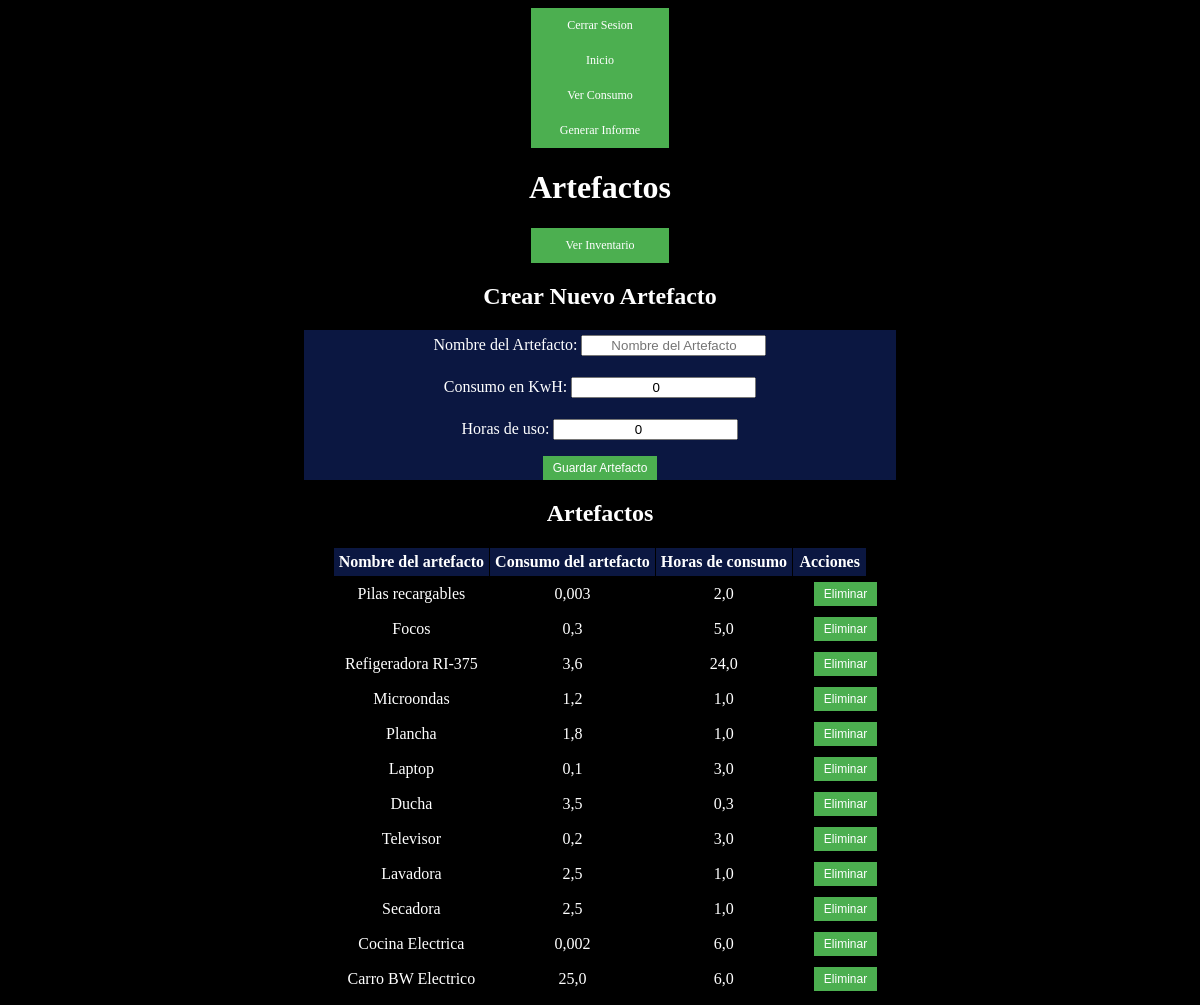
The page /paginaUsuario/inventario/artefactos/ (signed in) on the database its author committed.
### energy/models.py (models this page shows, shortened)
class Artefactos(models.Model):
    user = models.ForeignKey(User, on_delete=models.CASCADE)
    nombreArtefacto = models.CharField(max_length=20)
    consumoKwH = models.FloatField(default=0)
    horasDeUso = models.FloatField(default=0)

### energy/views.py (the view, shortened to what this page needs)
# urls.py: path('paginaUsuario/inventario/artefactos/', artefacto, name="artefacto"),
def artefacto(request):
    if request.user.is_authenticated:
        artefactos = Artefactos.objects.filter(user=request.user)
        if request.method == 'GET':
            form = ArtefactosForm()
            return render(request, 'energy/home/artefactos.html', {
                'form': form,
                'artefactos': artefactos,
            })
    return render(request, 'energy/home/artefactos.html', {
        'eliminar': eliminarArtefacto,
        })

### energy/forms.py
class ArtefactosForm(forms.ModelForm):
    class Meta:
        model = Artefactos
        fields = ('nombreArtefacto', 'consumoKwH', 'horasDeUso')
        widgets = {
            'nombreArtefacto': forms.TextInput(
                attrs={
                    'placeholder': 'Nombre del Artefacto'
                }
            ),
            'consumoKwH': forms.NumberInput(
                attrs={
                    'placeholder': 'Consumo en KwH'
                }
            ),
            'horasDeUso': forms.NumberInput(
                attrs={
                    'placeholder': 'Horas de uso'
                }
            )
        }
        labels = {
            'nombreArtefacto': 'Nombre del Artefacto',
            'consumoKwH': 'Consumo en KwH',
            'horasDeUso': 'Horas de uso',
        }

### energy/templates/energy/home/artefactos.html (shortened to what this page needs)
<html>
<head>
</head>
<body>
<a href="{% url 'cerrarSesion' %}">Cerrar Sesion</a>
<a href="{% url 'paginaUsuario' %}">Inicio</a>
<a href="{% url 'proyecciones' %}">Ver Consumo</a>
<a href="{% url 'informe' %}">Generar Informe</a>
    <h1>Artefactos</h1>
<a href="{% url 'inventario' %}">Ver Inventario</a>
<h2>Crear Nuevo Artefacto</h2>
<form method="post" action="{% url 'artefacto' %}">
  {{ form.as_p }}
  <button type="submit">Guardar Artefacto</button>
</form>
<h2>Artefactos</h2>
<table>
  <tr>
    <th>Nombre del artefacto</th>
    <th>Consumo del artefacto</th>
    <th>Horas de consumo</th>
    <th>Acciones</th>
  </tr>
  {% for artefacto in artefactos %}
    <tr>
        <td>{{ artefacto.nombreArtefacto }}</td>
        <td>{{ artefacto.consumoKwH }}</td>
        <td>{{ artefacto.horasDeUso }}</td>
        <td>
        <form method="post" action="{% url 'eliminarArtefacto' artefacto.id %}">
          <button type="submit">Eliminar</button>
        </form>
        </td>
  {% endfor %}
</table>
</body>
</html>

### energy/templates/energy/home/artefactos.html (style rules this page uses)
body { background-color: black; color: white; }
table, th, td { flex: fit-content; text-align: center; align-content: center; border: 1px solid black; border-collapse: collapse; padding: 5px; }
table { margin: auto; }
button { background-color: #4CAF50; border: none; color: white; padding: 5px 10px; text-align: center; text-decoration: none; font-size: 12px; }
h1 { text-align: center; }
h2 { text-align: center; }
form { text-align: center; display: block; margin: auto; width: 50%; background-color: #0b1741; }
form input { margin-top: 5px; text-align: center; }
a { text-align: center; display: block; margin: auto; width: 10%; padding: 10px; background-color: #4CAF50; color: white; text-decoration: none; font-size: 12px; }
th { margin: 5px; background-color: #0b1741; color: white; }

### rows shown on the page
Artefactos: nombreArtefacto "Pilas recargables", consumoKwH "0,003", horasDeUso "2,0"
Artefactos: nombreArtefacto "Focos", consumoKwH "0,3", horasDeUso "5,0"
Artefactos: nombreArtefacto "Refigeradora RI-375", consumoKwH "3,6", horasDeUso "24,0"
Artefactos: nombreArtefacto "Microondas", consumoKwH "1,2", horasDeUso "1,0"
Artefactos: nombreArtefacto "Plancha", consumoKwH "1,8", horasDeUso "1,0"
Artefactos: nombreArtefacto "Laptop", consumoKwH "0,1", horasDeUso "3,0"
Artefactos: nombreArtefacto "Ducha", consumoKwH "3,5", horasDeUso "0,3"
Artefactos: nombreArtefacto "Televisor", consumoKwH "0,2", horasDeUso "3,0"
Artefactos: nombreArtefacto "Lavadora", consumoKwH "2,5", horasDeUso "1,0"
Artefactos: nombreArtefacto "Secadora", consumoKwH "2,5", horasDeUso "1,0"
Artefactos: nombreArtefacto "Cocina Electrica", consumoKwH "0,002", horasDeUso "6,0"
Artefactos: nombreArtefacto "Carro BW Electrico", consumoKwH "25,0", horasDeUso "6,0"
